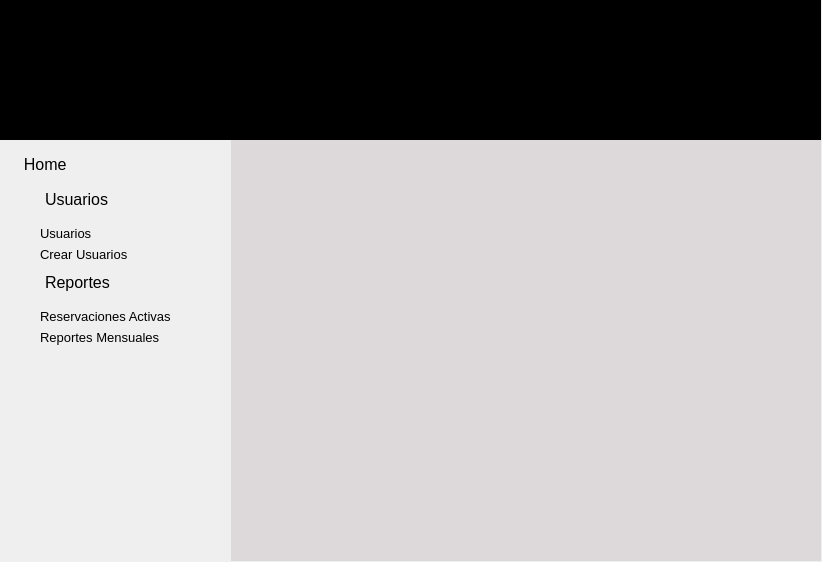
<?xml version="1.0" encoding="UTF-8"?>
<ui version="4.0">
 <class>MainWindow</class>
 <widget class="QMainWindow" name="MainWindow">
  <property name="geometry">
   <rect>
    <x>0</x>
    <y>0</y>
    <width>822</width>
    <height>562</height>
   </rect>
  </property>
  <property name="windowTitle">
   <string>MainWindow</string>
  </property>
  <property name="styleSheet">
   <string notr="true">#home QPushButton {
	padding-left: 15px;
	padding-top: 5px;
	padding-bottom: 5px;
}

#menu_widget QPushButton{
	text-align:left;
	border: None;
}

#menu_widget QPushButtom:hover, #Usuarios:hover,#Reportes:hover,#home:hover{
background-color:rgb(151, 226, 243);
}

#menu_widget QPushButtom:disable{
	background-color: rgb(222, 222, 222);
	color: rgb(0, 0, 0);
}

#Reportes QPushButtom{
	padding-left: 0px;
	padding-top:15px;
	padding-bottom: 5px;
}

#Urs_menu_widget QPushButton,#rp_menu_widget QPushButton{
	padding-left: 40px;
	padding-top:5px;
	paddin-bottom:5px;
}
#Urs_menu_widget QPushButton:hover,#rp_menu_widget QPushButton:hover{
	background-color:rgb(151, 226, 243);
}

#menu_widget{
	background-color: rgb(240, 239, 239);
	border: solid 1px rgb(0, 0, 0);	
}

#stackedWidget {
	background-color:  rgb(221, 216, 217);
}



</string>
  </property>
  <widget class="QWidget" name="centralwidget">
   <widget class="QLabel" name="logo">
    <property name="geometry">
     <rect>
      <x>0</x>
      <y>0</y>
      <width>821</width>
      <height>141</height>
     </rect>
    </property>
    <property name="styleSheet">
     <string notr="true">background-color: rgb(0, 0, 0);</string>
    </property>
    <property name="text">
     <string/>
    </property>
   </widget>
   <widget class="QLabel" name="logo_2">
    <property name="geometry">
     <rect>
      <x>320</x>
      <y>0</y>
      <width>161</width>
      <height>141</height>
     </rect>
    </property>
    <property name="styleSheet">
     <string notr="true">background-color: rgb(0, 0, 0, 0);
border-image: url(:/imagen/Logo_Blanco.png);</string>
    </property>
    <property name="text">
     <string/>
    </property>
    <property name="pixmap">
     <pixmap resource="../assets/iconos/iconos.qrc">:/iconos/Logo_Blanco.png</pixmap>
    </property>
    <property name="scaledContents">
     <bool>true</bool>
    </property>
   </widget>
   <widget class="QStackedWidget" name="stackedWidget">
    <property name="geometry">
     <rect>
      <x>230</x>
      <y>140</y>
      <width>591</width>
      <height>421</height>
     </rect>
    </property>
    <property name="autoFillBackground">
     <bool>false</bool>
    </property>
    <property name="styleSheet">
     <string notr="true"/>
    </property>
    <property name="currentIndex">
     <number>0</number>
    </property>
    <widget class="QWidget" name="page_home">
     <property name="styleSheet">
      <string notr="true">border-image: url(:/iconos/fondo_gris.png);</string>
     </property>
    </widget>
    <widget class="QWidget" name="page_Usu">
     <widget class="QLabel" name="label_9">
      <property name="geometry">
       <rect>
        <x>170</x>
        <y>20</y>
        <width>301</width>
        <height>41</height>
       </rect>
      </property>
      <property name="minimumSize">
       <size>
        <width>10</width>
        <height>10</height>
       </size>
      </property>
      <property name="styleSheet">
       <string notr="true">font: 25 8pt &quot;Perpetua Titling MT&quot;;</string>
      </property>
      <property name="text">
       <string>&lt;html&gt;&lt;head/&gt;&lt;body&gt;&lt;p align=&quot;center&quot;&gt;&lt;span style=&quot; font-size:28pt;&quot;&gt;USUARIOS
&lt;/span&gt;&lt;/p&gt;&lt;/body&gt;&lt;/html&gt;</string>
      </property>
     </widget>
     <widget class="QLabel" name="label_15">
      <property name="geometry">
       <rect>
        <x>260</x>
        <y>250</y>
        <width>71</width>
        <height>20</height>
       </rect>
      </property>
      <property name="text">
       <string>Buscar usuario</string>
      </property>
     </widget>
     <widget class="QLineEdit" name="lineEdit_7">
      <property name="geometry">
       <rect>
        <x>240</x>
        <y>270</y>
        <width>113</width>
        <height>20</height>
       </rect>
      </property>
      <property name="placeholderText">
       <string>Ingrese la C.I</string>
      </property>
     </widget>
     <widget class="QPushButton" name="pushButton_3">
      <property name="geometry">
       <rect>
        <x>260</x>
        <y>300</y>
        <width>75</width>
        <height>23</height>
       </rect>
      </property>
      <property name="styleSheet">
       <string notr="true">QPushButton{
border: 1px solid rgba(28, 114, 147, 100);
selection-background-color: rgb(151, 226, 243);
background-color: rgb(255, 255, 255);
}

QPushButton:hover{
background-color:rgb(151, 226, 243);
}</string>
      </property>
      <property name="text">
       <string>Buscar</string>
      </property>
     </widget>
     <widget class="QTableWidget" name="Ussuarios_M_V">
      <property name="geometry">
       <rect>
        <x>15</x>
        <y>60</y>
        <width>571</width>
        <height>181</height>
       </rect>
      </property>
     </widget>
    </widget>
    <widget class="QWidget" name="page_Creu">
     <widget class="QPushButton" name="pushButton_2">
      <property name="geometry">
       <rect>
        <x>120</x>
        <y>380</y>
        <width>121</width>
        <height>23</height>
       </rect>
      </property>
      <property name="styleSheet">
       <string notr="true">QPushButton{
border: 1px solid rgba(28, 114, 147, 100);
selection-background-color: rgb(151, 226, 243);
background-color: rgb(255, 255, 255);
}

QPushButton:hover{
background-color:rgb(151, 226, 243);
}</string>
      </property>
      <property name="text">
       <string>Guardar</string>
      </property>
     </widget>
     <widget class="QLabel" name="label">
      <property name="geometry">
       <rect>
        <x>130</x>
        <y>20</y>
        <width>301</width>
        <height>41</height>
       </rect>
      </property>
      <property name="minimumSize">
       <size>
        <width>10</width>
        <height>10</height>
       </size>
      </property>
      <property name="styleSheet">
       <string notr="true">font: 25 8pt &quot;Perpetua Titling MT&quot;;</string>
      </property>
      <property name="text">
       <string>&lt;html&gt;&lt;head/&gt;&lt;body&gt;&lt;p align=&quot;center&quot;&gt;&lt;span style=&quot; font-size:28pt;&quot;&gt;CREAR USUARIO&lt;/span&gt;&lt;/p&gt;&lt;/body&gt;&lt;/html&gt;</string>
      </property>
     </widget>
     <widget class="QLabel" name="label_2">
      <property name="geometry">
       <rect>
        <x>120</x>
        <y>100</y>
        <width>47</width>
        <height>13</height>
       </rect>
      </property>
      <property name="text">
       <string>Nombre:</string>
      </property>
     </widget>
     <widget class="QLabel" name="label_3">
      <property name="geometry">
       <rect>
        <x>310</x>
        <y>100</y>
        <width>47</width>
        <height>13</height>
       </rect>
      </property>
      <property name="text">
       <string>Apellido</string>
      </property>
     </widget>
     <widget class="QLabel" name="label_4">
      <property name="geometry">
       <rect>
        <x>120</x>
        <y>160</y>
        <width>47</width>
        <height>13</height>
       </rect>
      </property>
      <property name="text">
       <string>C.I:</string>
      </property>
     </widget>
     <widget class="QLabel" name="label_5">
      <property name="geometry">
       <rect>
        <x>310</x>
        <y>160</y>
        <width>91</width>
        <height>20</height>
       </rect>
      </property>
      <property name="text">
       <string>Fecha de ingreso</string>
      </property>
     </widget>
     <widget class="QPushButton" name="pushButton_5">
      <property name="geometry">
       <rect>
        <x>300</x>
        <y>380</y>
        <width>121</width>
        <height>23</height>
       </rect>
      </property>
      <property name="styleSheet">
       <string notr="true">QPushButton{
border: 1px solid rgba(28, 114, 147, 100);
selection-background-color: rgb(151, 226, 243);
background-color: rgb(255, 255, 255);
}

QPushButton:hover{
background-color:rgb(151, 226, 243);
}</string>
      </property>
      <property name="text">
       <string>Cancelar</string>
      </property>
     </widget>
     <widget class="QLabel" name="label_6">
      <property name="geometry">
       <rect>
        <x>120</x>
        <y>210</y>
        <width>47</width>
        <height>13</height>
       </rect>
      </property>
      <property name="text">
       <string>Email:</string>
      </property>
     </widget>
     <widget class="QLabel" name="label_8">
      <property name="geometry">
       <rect>
        <x>120</x>
        <y>260</y>
        <width>61</width>
        <height>16</height>
       </rect>
      </property>
      <property name="text">
       <string>Contraseña</string>
      </property>
     </widget>
     <widget class="QDateEdit" name="dateEdit">
      <property name="geometry">
       <rect>
        <x>310</x>
        <y>180</y>
        <width>110</width>
        <height>22</height>
       </rect>
      </property>
      <property name="time">
       <time>
        <hour>5</hour>
        <minute>0</minute>
        <second>0</second>
       </time>
      </property>
      <property name="currentSection">
       <enum>QDateTimeEdit::DaySection</enum>
      </property>
      <property name="displayFormat">
       <string>dd/MM/yyyy</string>
      </property>
      <property name="calendarPopup">
       <bool>true</bool>
      </property>
      <property name="currentSectionIndex">
       <number>0</number>
      </property>
      <property name="timeSpec">
       <enum>Qt::UTC</enum>
      </property>
      <property name="date">
       <date>
        <year>2022</year>
        <month>1</month>
        <day>1</day>
       </date>
      </property>
     </widget>
     <widget class="QLineEdit" name="lineEdit">
      <property name="geometry">
       <rect>
        <x>120</x>
        <y>120</y>
        <width>121</width>
        <height>20</height>
       </rect>
      </property>
      <property name="inputMask">
       <string extracomment="hola"/>
      </property>
      <property name="text">
       <string/>
      </property>
      <property name="placeholderText">
       <string>Ingrese el nombre</string>
      </property>
     </widget>
     <widget class="QLineEdit" name="lineEdit_2">
      <property name="geometry">
       <rect>
        <x>120</x>
        <y>180</y>
        <width>121</width>
        <height>20</height>
       </rect>
      </property>
      <property name="placeholderText">
       <string>ingrese la C.I</string>
      </property>
     </widget>
     <widget class="QLineEdit" name="lineEdit_3">
      <property name="geometry">
       <rect>
        <x>120</x>
        <y>230</y>
        <width>301</width>
        <height>20</height>
       </rect>
      </property>
      <property name="text">
       <string/>
      </property>
      <property name="placeholderText">
       <string>Ingresar el correo electronico</string>
      </property>
     </widget>
     <widget class="QLineEdit" name="lineEdit_5">
      <property name="geometry">
       <rect>
        <x>120</x>
        <y>280</y>
        <width>121</width>
        <height>20</height>
       </rect>
      </property>
      <property name="echoMode">
       <enum>QLineEdit::Password</enum>
      </property>
      <property name="placeholderText">
       <string>Ingrese contraseña</string>
      </property>
     </widget>
     <widget class="QLineEdit" name="lineEdit_6">
      <property name="geometry">
       <rect>
        <x>310</x>
        <y>120</y>
        <width>111</width>
        <height>20</height>
       </rect>
      </property>
      <property name="placeholderText">
       <string>Ingrese el apellido</string>
      </property>
     </widget>
    </widget>
    <widget class="QWidget" name="Page_RA">
     <widget class="QLabel" name="Resercaciones_Activas">
      <property name="geometry">
       <rect>
        <x>80</x>
        <y>10</y>
        <width>441</width>
        <height>41</height>
       </rect>
      </property>
      <property name="minimumSize">
       <size>
        <width>10</width>
        <height>10</height>
       </size>
      </property>
      <property name="styleSheet">
       <string notr="true">font: 25 8pt &quot;Perpetua Titling MT&quot;;</string>
      </property>
      <property name="text">
       <string>&lt;html&gt;&lt;head/&gt;&lt;body&gt;&lt;p align=&quot;center&quot;&gt;&lt;span style=&quot; font-size:28pt;&quot;&gt;RESERVACIONES ACTIVAS&lt;/span&gt;&lt;/p&gt;&lt;/body&gt;&lt;/html&gt;</string>
      </property>
     </widget>
     <widget class="QLabel" name="habitacion">
      <property name="geometry">
       <rect>
        <x>270</x>
        <y>260</y>
        <width>41</width>
        <height>16</height>
       </rect>
      </property>
      <property name="text">
       <string>Codigo</string>
      </property>
     </widget>
     <widget class="QPushButton" name="Buscar_H">
      <property name="geometry">
       <rect>
        <x>250</x>
        <y>310</y>
        <width>75</width>
        <height>23</height>
       </rect>
      </property>
      <property name="styleSheet">
       <string notr="true">QPushButton{
border: 1px solid rgba(28, 114, 147, 100);
selection-background-color: rgb(151, 226, 243);
background-color: rgb(255, 255, 255);
}

QPushButton:hover{
background-color:rgb(151, 226, 243);
}</string>
      </property>
      <property name="text">
       <string>Buscar</string>
      </property>
     </widget>
     <widget class="QLineEdit" name="Ingreso_Cedul_H">
      <property name="geometry">
       <rect>
        <x>210</x>
        <y>280</y>
        <width>161</width>
        <height>20</height>
       </rect>
      </property>
      <property name="placeholderText">
       <string>Ingrese el codigo de la reserva</string>
      </property>
     </widget>
     <widget class="QTableWidget" name="Tabla_ReservacionesA">
      <property name="geometry">
       <rect>
        <x>10</x>
        <y>50</y>
        <width>571</width>
        <height>192</height>
       </rect>
      </property>
     </widget>
    </widget>
    <widget class="QWidget" name="page_RM">
     <widget class="QLabel" name="Reporte_Mensual">
      <property name="geometry">
       <rect>
        <x>90</x>
        <y>20</y>
        <width>441</width>
        <height>41</height>
       </rect>
      </property>
      <property name="minimumSize">
       <size>
        <width>10</width>
        <height>10</height>
       </size>
      </property>
      <property name="styleSheet">
       <string notr="true">font: 25 8pt &quot;Perpetua Titling MT&quot;;</string>
      </property>
      <property name="text">
       <string>&lt;html&gt;&lt;head/&gt;&lt;body&gt;&lt;p align=&quot;center&quot;&gt;&lt;span style=&quot; font-size:28pt;&quot;&gt;REPORTE MENSUAL&lt;/span&gt;&lt;/p&gt;&lt;/body&gt;&lt;/html&gt;</string>
      </property>
     </widget>
     <widget class="QLabel" name="Desde">
      <property name="geometry">
       <rect>
        <x>260</x>
        <y>80</y>
        <width>71</width>
        <height>20</height>
       </rect>
      </property>
      <property name="text">
       <string>Mes a buscar</string>
      </property>
     </widget>
     <widget class="QDateEdit" name="Fecha_Inicip">
      <property name="geometry">
       <rect>
        <x>240</x>
        <y>110</y>
        <width>101</width>
        <height>22</height>
       </rect>
      </property>
      <property name="currentSection">
       <enum>QDateTimeEdit::DaySection</enum>
      </property>
      <property name="displayFormat">
       <string notr="true">dd/MM/yyyy</string>
      </property>
      <property name="calendarPopup">
       <bool>true</bool>
      </property>
      <property name="date">
       <date>
        <year>2022</year>
        <month>1</month>
        <day>1</day>
       </date>
      </property>
     </widget>
     <widget class="QPushButton" name="Buscar_R">
      <property name="geometry">
       <rect>
        <x>260</x>
        <y>160</y>
        <width>61</width>
        <height>23</height>
       </rect>
      </property>
      <property name="styleSheet">
       <string notr="true">QPushButton{
border: 1px solid rgba(28, 114, 147, 100);
selection-background-color: rgb(151, 226, 243);
background-color: rgb(255, 255, 255);
}

QPushButton:hover{
background-color:rgb(151, 226, 243);
}</string>
      </property>
      <property name="text">
       <string>Buscar</string>
      </property>
     </widget>
     <widget class="QTableWidget" name="Tabla_Reporte_Mensual">
      <property name="geometry">
       <rect>
        <x>20</x>
        <y>200</y>
        <width>561</width>
        <height>192</height>
       </rect>
      </property>
     </widget>
     <widget class="QPushButton" name="Buscar_R_2">
      <property name="geometry">
       <rect>
        <x>510</x>
        <y>170</y>
        <width>75</width>
        <height>23</height>
       </rect>
      </property>
      <property name="styleSheet">
       <string notr="true">QPushButton{
border: 1px solid rgba(28, 114, 147, 100);
selection-background-color: rgb(151, 226, 243);
background-color: rgb(255, 255, 255);
}

QPushButton:hover{
background-color:rgb(151, 226, 243);
}</string>
      </property>
      <property name="text">
       <string>Exportar</string>
      </property>
     </widget>
    </widget>
   </widget>
   <widget class="QWidget" name="menu_widget" native="true">
    <property name="geometry">
     <rect>
      <x>0</x>
      <y>140</y>
      <width>231</width>
      <height>421</height>
     </rect>
    </property>
    <layout class="QVBoxLayout" name="verticalLayout_3">
     <property name="spacing">
      <number>6</number>
     </property>
     <property name="leftMargin">
      <number>0</number>
     </property>
     <property name="topMargin">
      <number>10</number>
     </property>
     <property name="rightMargin">
      <number>0</number>
     </property>
     <property name="bottomMargin">
      <number>10</number>
     </property>
     <item>
      <widget class="QWidget" name="home" native="true">
       <layout class="QHBoxLayout" name="horizontalLayout_2">
        <property name="spacing">
         <number>0</number>
        </property>
        <property name="leftMargin">
         <number>0</number>
        </property>
        <property name="topMargin">
         <number>0</number>
        </property>
        <property name="rightMargin">
         <number>0</number>
        </property>
        <property name="bottomMargin">
         <number>0</number>
        </property>
        <item>
         <widget class="QPushButton" name="Home_pushButton">
          <property name="font">
           <font>
            <pointsize>12</pointsize>
           </font>
          </property>
          <property name="text">
           <string>  Home</string>
          </property>
          <property name="icon">
           <iconset resource="../assets/iconos/iconos.qrc">
            <normaloff>:/iconos/home.svg</normaloff>:/iconos/home.svg</iconset>
          </property>
          <property name="iconSize">
           <size>
            <width>20</width>
            <height>20</height>
           </size>
          </property>
          <property name="checkable">
           <bool>false</bool>
          </property>
          <property name="checked">
           <bool>false</bool>
          </property>
          <property name="flat">
           <bool>false</bool>
          </property>
         </widget>
        </item>
       </layout>
      </widget>
     </item>
     <item>
      <widget class="QWidget" name="Usuarios" native="true">
       <layout class="QHBoxLayout" name="horizontalLayout_6">
        <property name="spacing">
         <number>10</number>
        </property>
        <property name="leftMargin">
         <number>15</number>
        </property>
        <property name="topMargin">
         <number>5</number>
        </property>
        <property name="rightMargin">
         <number>15</number>
        </property>
        <property name="bottomMargin">
         <number>5</number>
        </property>
        <item>
         <widget class="QLabel" name="Icono_Usuario">
          <property name="minimumSize">
           <size>
            <width>20</width>
            <height>20</height>
           </size>
          </property>
          <property name="maximumSize">
           <size>
            <width>20</width>
            <height>20</height>
           </size>
          </property>
          <property name="text">
           <string/>
          </property>
          <property name="pixmap">
           <pixmap resource="../assets/iconos/iconos.qrc">:/iconos/user.svg</pixmap>
          </property>
          <property name="scaledContents">
           <bool>true</bool>
          </property>
         </widget>
        </item>
        <item>
         <widget class="QPushButton" name="Usuario_pushButton">
          <property name="font">
           <font>
            <pointsize>12</pointsize>
           </font>
          </property>
          <property name="layoutDirection">
           <enum>Qt::RightToLeft</enum>
          </property>
          <property name="text">
           <string>Usuarios</string>
          </property>
          <property name="icon">
           <iconset resource="../assets/iconos/iconos.qrc">
            <normaloff>:/iconos/arrow-29-48.ico</normaloff>
            <normalon>:/iconos/arrow-208-32.ico</normalon>:/iconos/arrow-29-48.ico</iconset>
          </property>
          <property name="checkable">
           <bool>true</bool>
          </property>
          <property name="flat">
           <bool>true</bool>
          </property>
         </widget>
        </item>
       </layout>
      </widget>
     </item>
     <item>
      <widget class="QWidget" name="Urs_menu_widget" native="true">
       <layout class="QVBoxLayout" name="verticalLayout">
        <property name="spacing">
         <number>1</number>
        </property>
        <property name="leftMargin">
         <number>0</number>
        </property>
        <property name="topMargin">
         <number>0</number>
        </property>
        <property name="rightMargin">
         <number>0</number>
        </property>
        <property name="bottomMargin">
         <number>0</number>
        </property>
        <item>
         <widget class="QPushButton" name="Ver_urs_pushButton">
          <property name="font">
           <font>
            <pointsize>10</pointsize>
           </font>
          </property>
          <property name="text">
           <string>Usuarios</string>
          </property>
          <property name="icon">
           <iconset resource="../assets/iconos/iconos.qrc">
            <normaloff>:/iconos/usuario.png</normaloff>:/iconos/usuario.png</iconset>
          </property>
          <property name="iconSize">
           <size>
            <width>25</width>
            <height>20</height>
           </size>
          </property>
          <property name="checkable">
           <bool>false</bool>
          </property>
         </widget>
        </item>
        <item>
         <widget class="QPushButton" name="Crear_urs_pushButton">
          <property name="font">
           <font>
            <pointsize>10</pointsize>
           </font>
          </property>
          <property name="text">
           <string>Crear Usuarios</string>
          </property>
          <property name="icon">
           <iconset resource="../assets/iconos/iconos.qrc">
            <normaloff>:/iconos/agregar-usuario (1).png</normaloff>:/iconos/agregar-usuario (1).png</iconset>
          </property>
          <property name="iconSize">
           <size>
            <width>25</width>
            <height>25</height>
           </size>
          </property>
          <property name="checkable">
           <bool>false</bool>
          </property>
         </widget>
        </item>
       </layout>
      </widget>
     </item>
     <item>
      <widget class="QWidget" name="Reportes" native="true">
       <layout class="QHBoxLayout" name="horizontalLayout_4">
        <property name="spacing">
         <number>10</number>
        </property>
        <property name="leftMargin">
         <number>15</number>
        </property>
        <property name="topMargin">
         <number>5</number>
        </property>
        <property name="rightMargin">
         <number>15</number>
        </property>
        <property name="bottomMargin">
         <number>5</number>
        </property>
        <item>
         <widget class="QLabel" name="Reportes_icono">
          <property name="minimumSize">
           <size>
            <width>20</width>
            <height>20</height>
           </size>
          </property>
          <property name="maximumSize">
           <size>
            <width>20</width>
            <height>20</height>
           </size>
          </property>
          <property name="text">
           <string/>
          </property>
          <property name="pixmap">
           <pixmap resource="../assets/iconos/iconos.qrc">:/iconos/bar-chart.svg</pixmap>
          </property>
          <property name="scaledContents">
           <bool>true</bool>
          </property>
         </widget>
        </item>
        <item>
         <widget class="QPushButton" name="Reportes_pushButton">
          <property name="font">
           <font>
            <pointsize>12</pointsize>
           </font>
          </property>
          <property name="layoutDirection">
           <enum>Qt::RightToLeft</enum>
          </property>
          <property name="text">
           <string>Reportes</string>
          </property>
          <property name="icon">
           <iconset resource="../assets/iconos/iconos.qrc">
            <normaloff>:/iconos/arrow-29-48.ico</normaloff>
            <normalon>:/iconos/arrow-208-32.ico</normalon>:/iconos/arrow-29-48.ico</iconset>
          </property>
          <property name="checkable">
           <bool>true</bool>
          </property>
          <property name="flat">
           <bool>true</bool>
          </property>
         </widget>
        </item>
       </layout>
      </widget>
     </item>
     <item>
      <widget class="QWidget" name="rp_menu_widget" native="true">
       <layout class="QVBoxLayout" name="verticalLayout_2">
        <property name="spacing">
         <number>1</number>
        </property>
        <property name="leftMargin">
         <number>0</number>
        </property>
        <property name="topMargin">
         <number>0</number>
        </property>
        <property name="rightMargin">
         <number>0</number>
        </property>
        <property name="bottomMargin">
         <number>0</number>
        </property>
        <item>
         <widget class="QPushButton" name="Reserva_act_pushButton">
          <property name="font">
           <font>
            <pointsize>10</pointsize>
           </font>
          </property>
          <property name="text">
           <string>Reservaciones Activas</string>
          </property>
          <property name="icon">
           <iconset>
            <normaloff>../iconos/reservacion-en-linea.png</normaloff>../iconos/reservacion-en-linea.png</iconset>
          </property>
          <property name="iconSize">
           <size>
            <width>30</width>
            <height>30</height>
           </size>
          </property>
          <property name="checkable">
           <bool>false</bool>
          </property>
         </widget>
        </item>
        <item>
         <widget class="QPushButton" name="Reporte_men_pushButton">
          <property name="font">
           <font>
            <pointsize>10</pointsize>
           </font>
          </property>
          <property name="text">
           <string>Reportes Mensuales</string>
          </property>
          <property name="icon">
           <iconset>
            <normaloff>../iconos/analitica.png</normaloff>../iconos/analitica.png</iconset>
          </property>
          <property name="iconSize">
           <size>
            <width>25</width>
            <height>25</height>
           </size>
          </property>
          <property name="checkable">
           <bool>false</bool>
          </property>
         </widget>
        </item>
       </layout>
      </widget>
     </item>
     <item>
      <spacer name="verticalSpacer">
       <property name="orientation">
        <enum>Qt::Vertical</enum>
       </property>
       <property name="sizeHint" stdset="0">
        <size>
         <width>20</width>
         <height>40</height>
        </size>
       </property>
      </spacer>
     </item>
    </layout>
   </widget>
  </widget>
 </widget>
 <resources>
  <include location="../assets/iconos/iconos.qrc"/>
 </resources>
 <connections>
  <connection>
   <sender>Reportes_pushButton</sender>
   <signal>toggled(bool)</signal>
   <receiver>rp_menu_widget</receiver>
   <slot>setVisible(bool)</slot>
   <hints>
    <hint type="sourcelabel">
     <x>130</x>
     <y>328</y>
    </hint>
    <hint type="destinationlabel">
     <x>125</x>
     <y>400</y>
    </hint>
   </hints>
  </connection>
  <connection>
   <sender>Usuario_pushButton</sender>
   <signal>toggled(bool)</signal>
   <receiver>Urs_menu_widget</receiver>
   <slot>setVisible(bool)</slot>
   <hints>
    <hint type="sourcelabel">
     <x>137</x>
     <y>201</y>
    </hint>
    <hint type="destinationlabel">
     <x>136</x>
     <y>240</y>
    </hint>
   </hints>
  </connection>
 </connections>
</ui>
